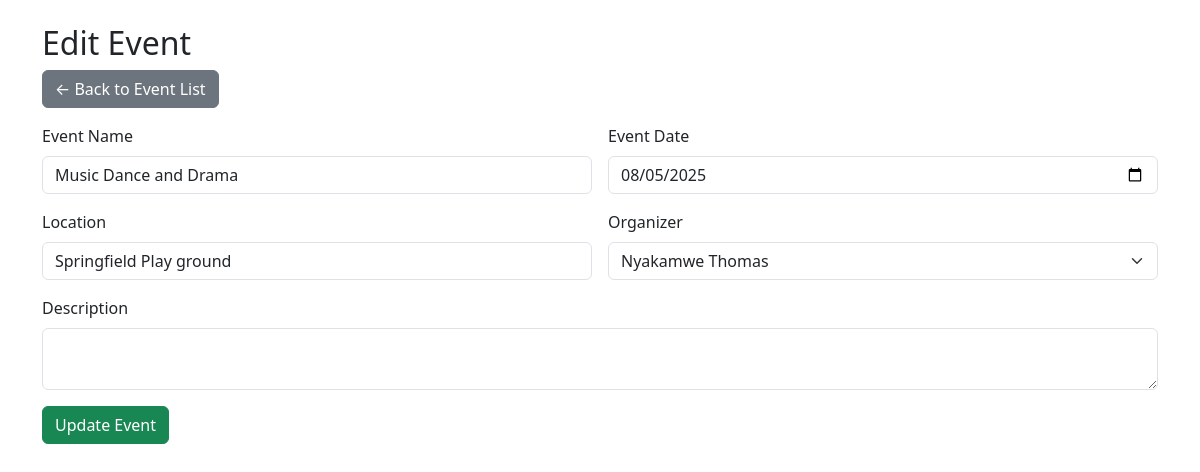
Page /events/addevent.php?id=1 on the committed database.
### tables this page shows
CREATE TABLE `events` (
  `event_id` int(11) NOT NULL,
  `name` varchar(100) DEFAULT NULL,
  `description` text DEFAULT NULL,
  `event_date` date DEFAULT NULL,
  `location` varchar(100) DEFAULT NULL,
  `organizer_id` int(11) DEFAULT NULL
);

CREATE TABLE `staff` (
  `staff_id` int(11) NOT NULL,
  `first_name` varchar(50) DEFAULT NULL,
  `last_name` varchar(50) DEFAULT NULL,
  `dob` date DEFAULT NULL,
  `role` varchar(50) DEFAULT NULL,
  `department` varchar(50) DEFAULT NULL,
  `email` varchar(100) DEFAULT NULL,
  `phone` varchar(20) DEFAULT NULL,
  `address` text DEFAULT NULL,
  `password` varchar(255) NOT NULL
);

### events/addevent.php (the view, shortened to what this page needs)
<?php
require_once('../db.php');
$staff = $conn->query("SELECT staff_id, first_name, last_name FROM staff ORDER BY first_name, last_name");
$edit = isset($_GET['id']);
if ($edit) {
    $id = intval($_GET['id']);
    $stmt = $conn->prepare("SELECT * FROM events WHERE event_id = ?");
    $stmt->bind_param('i', $id);
    $stmt->execute();
    $event = $stmt->get_result()->fetch_assoc();
}
$values = [
    'name'         => $edit ? $event['name'] : '',
    'description'  => $edit ? $event['description'] : '',
    'event_date'   => $edit ? $event['event_date'] : '',
    'location'     => $edit ? $event['location'] : '',
    'organizer_id' => $edit ? $event['organizer_id'] : ''
];
?>
<!DOCTYPE html>
<html>
<head>
    <link rel="stylesheet" href="https://cdn.jsdelivr.net/npm/bootstrap@5.3.2/dist/css/bootstrap.min.css">
</head>
<body class="container py-4">
    <h2><?= $edit ? "Edit Event" : "Add New Event" ?></h2>
    <a href="eventlist.php" class="btn btn-secondary mb-3">&larr; Back to Event List</a>
    <form method="post" class="row g-3">
        <div class="col-md-6">
            <label class="form-label">Event Name</label>
            <input type="text" name="name" class="form-control" required value="<?= htmlspecialchars($values['name']) ?>">
        </div>
        <div class="col-md-6">
            <label class="form-label">Event Date</label>
            <input type="date" name="event_date" class="form-control" required value="<?= htmlspecialchars($values['event_date']) ?>">
        </div>
        <div class="col-md-6">
            <label class="form-label">Location</label>
            <input type="text" name="location" class="form-control" value="<?= htmlspecialchars($values['location']) ?>">
        </div>
        <div class="col-md-6">
            <label class="form-label">Organizer</label>
            <select name="organizer_id" class="form-select">
                <?php
                if ($staff->num_rows > 0) {
                    $staff->data_seek(0);
                    while($s = $staff->fetch_assoc()):
                ?>
                <option value="<?= $s['staff_id'] ?>" <?= $s['staff_id']==$values['organizer_id']?'selected':'' ?>>
                    <?= htmlspecialchars($s['first_name'].' '.$s['last_name']) ?>
                </option>
                <?php endwhile; } ?>
            </select>
        </div>
        <div class="col-12">
            <label class="form-label">Description</label>
            <textarea name="description" class="form-control"><?= htmlspecialchars($values['description']) ?></textarea>
        </div>
        <div class="col-12">
            <button type="submit" class="btn btn-success"><?= $edit ? "Update" : "Add" ?> Event</button>
        </div>
    </form>
</body>
</html>

### rows in the picture
events: name "Music Dance and Drama", event_date "08/05/2025", location "Springfield Play ground", organizer_id "Nyakamwe Thomas"
